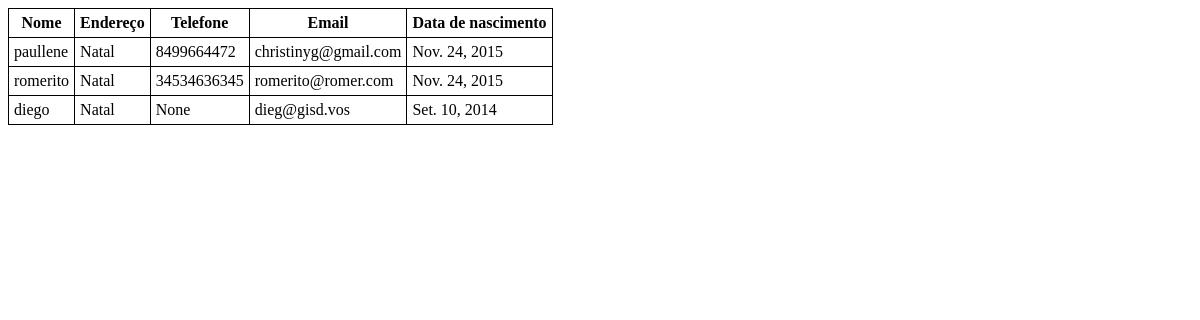
Page /lista_alunos on the earlier database version.
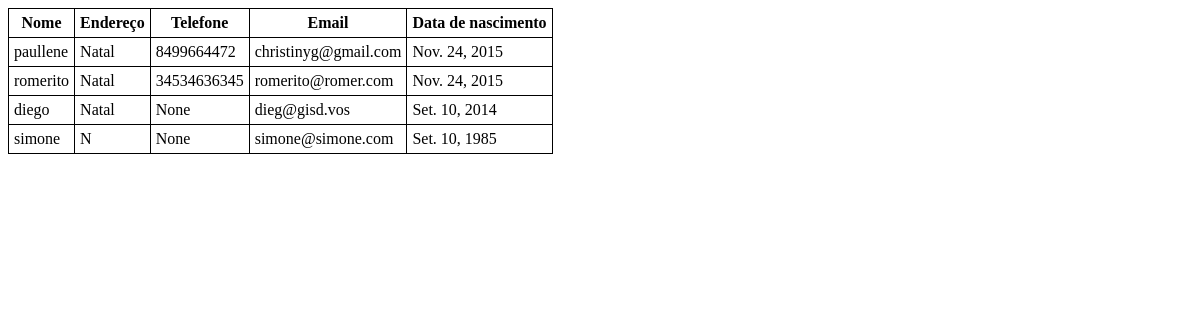
Same page on the later database version.
### curso/models.py (models this page shows, shortened)
class Aluno(User):
	cpf = models.CharField(max_length=14)
	endereco = models.CharField(max_length=400)
	data_de_nascimento = models.DateField(blank=True, null=False)
	data_de_matricula = models.DateTimeField(blank=True, null=True)
	telefone = models.CharField(max_length=20)
	situacao = models.CharField(max_length=50, default=Situacao.nao_pago.value)
	class Meta:
		verbose_name = "Aluno"
		verbose_name_plural = "Alunos"

### curso/views.py (the view)
# urls.py: url(r'^lista_alunos$', views.lista_alunos),
def lista_alunos(request):
	alunos = Aluno.objects.all()
	return render(request, 'curso/lista_aluno.html', {'alunos': alunos})

### curso/templates/curso/lista_aluno.html (shortened to what this page needs)
<!DOCTYPE html>
<html lang="en">
<head>
</head>
<body>
	<table>
		<tr>
			<th>Nome</th>
			<th>Endereço</th>
			<th>Telefone</th>
			<th>Email</th>
			<th>Data de nascimento</th>
		</tr>
		{% for aluno in alunos %}
		<tr>
			<td>{{aluno.username}}</td>
			<td>{{aluno.endereco}}</td>
			<td>{{aluno.telefone}}</td>
			<td>{{aluno.email}}</td>
			<td>{{ aluno.data_de_nascimento }}</td>
		</tr>
		{% endfor %}
	</table>
</body>
</html>

Differences in the rows shown:
added Aluno: username "simone", endereco "N", telefone "None", email "simone@simone.com", data_de_nascimento "Set. 10, 1985"
